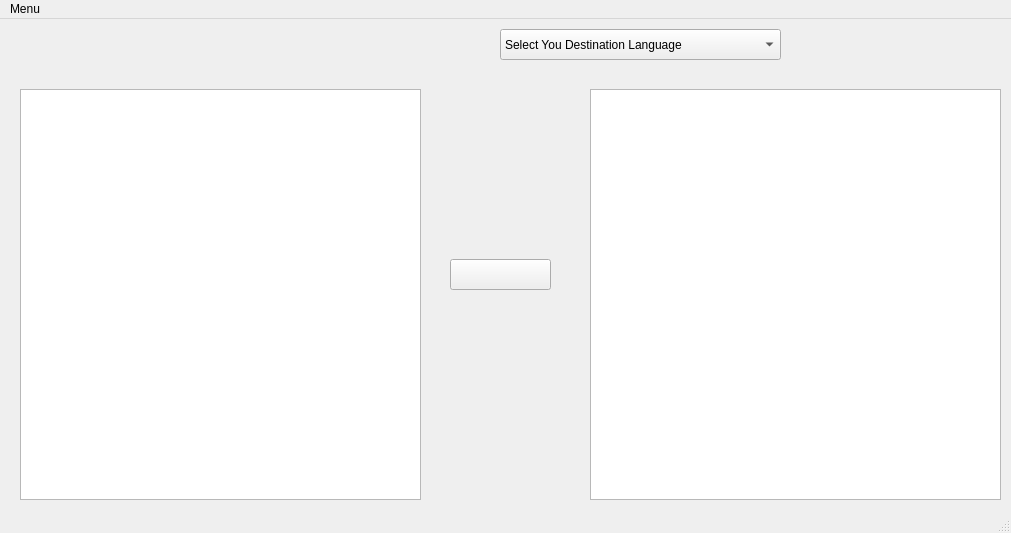
<?xml version="1.0" encoding="UTF-8"?>
<ui version="4.0">
 <class>MainWindow</class>
 <widget class="QMainWindow" name="MainWindow">
  <property name="geometry">
   <rect>
    <x>0</x>
    <y>0</y>
    <width>1011</width>
    <height>533</height>
   </rect>
  </property>
  <property name="windowTitle">
   <string>Transaltor</string>
  </property>
  <widget class="QWidget" name="centralwidget">
   <widget class="QTextEdit" name="textEdit">
    <property name="geometry">
     <rect>
      <x>20</x>
      <y>70</y>
      <width>401</width>
      <height>411</height>
     </rect>
    </property>
    <property name="styleSheet">
     <string notr="true">font: 75 10pt &quot;Segoe UI&quot;;</string>
    </property>
   </widget>
   <widget class="QComboBox" name="comboBox">
    <property name="geometry">
     <rect>
      <x>500</x>
      <y>10</y>
      <width>281</width>
      <height>31</height>
     </rect>
    </property>
    <property name="styleSheet">
     <string notr="true">font: 75 10pt &quot;Segoe UI&quot;;</string>
    </property>
    <item>
     <property name="text">
      <string>Select You Destination Language</string>
     </property>
    </item>
   </widget>
   <widget class="QTextEdit" name="textEdit_3">
    <property name="geometry">
     <rect>
      <x>590</x>
      <y>70</y>
      <width>411</width>
      <height>411</height>
     </rect>
    </property>
    <property name="styleSheet">
     <string notr="true">font: 75 10pt &quot;Segoe UI&quot;;</string>
    </property>
   </widget>
   <widget class="QPushButton" name="pushButton_2">
    <property name="geometry">
     <rect>
      <x>450</x>
      <y>240</y>
      <width>101</width>
      <height>31</height>
     </rect>
    </property>
    <property name="styleSheet">
     <string notr="true"/>
    </property>
    <property name="text">
     <string/>
    </property>
    <property name="icon">
     <iconset>
      <normaloff>:/icons/trans.png</normaloff>:/icons/trans.png</iconset>
    </property>
    <property name="iconSize">
     <size>
      <width>30</width>
      <height>30</height>
     </size>
    </property>
   </widget>
   <widget class="QLabel" name="label">
    <property name="geometry">
     <rect>
      <x>34</x>
      <y>19</y>
      <width>421</width>
      <height>31</height>
     </rect>
    </property>
    <property name="styleSheet">
     <string notr="true">font: 75 10pt &quot;Segoe UI&quot;;</string>
    </property>
    <property name="text">
     <string/>
    </property>
   </widget>
  </widget>
  <widget class="QMenuBar" name="menubar">
   <property name="geometry">
    <rect>
     <x>0</x>
     <y>0</y>
     <width>1011</width>
     <height>22</height>
    </rect>
   </property>
   <widget class="QMenu" name="menuMenu">
    <property name="title">
     <string>Menu</string>
    </property>
    <addaction name="actionQuit"/>
   </widget>
   <addaction name="menuMenu"/>
  </widget>
  <widget class="QStatusBar" name="statusbar"/>
  <action name="actionQuit">
   <property name="text">
    <string>Quit</string>
   </property>
  </action>
 </widget>
 <resources>
  <include location="icons.qrc"/>
 </resources>
 <connections/>
</ui>
